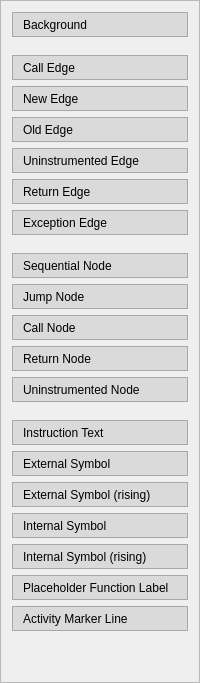
               <widget class="QFrame" name="traceLabelsFrame">
                <property name="maximumSize">
                 <size>
                  <width>200</width>
                  <height>16777215</height>
                 </size>
                </property>
                <property name="styleSheet">
                 <string notr="true"/>
                </property>
                <property name="frameShape">
                 <enum>QFrame::StyledPanel</enum>
                </property>
                <property name="frameShadow">
                 <enum>QFrame::Raised</enum>
                </property>
                <layout class="QVBoxLayout" name="verticalLayout_5">
                 <item>
                  <widget class="QLabel" name="label">
                   <property name="minimumSize">
                    <size>
                     <width>150</width>
                     <height>25</height>
                    </size>
                   </property>
                   <property name="styleSheet">
                    <string notr="true">background-color: rgb(218, 218, 218)</string>
                   </property>
                   <property name="frameShape">
                    <enum>QFrame::StyledPanel</enum>
                   </property>
                   <property name="text">
                    <string>Background</string>
                   </property>
                   <property name="indent">
                    <number>10</number>
                   </property>
                  </widget>
                 </item>
                 <item>
                  <spacer name="verticalSpacer_3">
                   <property name="orientation">
                    <enum>Qt::Vertical</enum>
                   </property>
                   <property name="sizeType">
                    <enum>QSizePolicy::Maximum</enum>
                   </property>
                   <property name="sizeHint" stdset="0">
                    <size>
                     <width>20</width>
                     <height>12</height>
                    </size>
                   </property>
                  </spacer>
                 </item>
                 <item>
                  <widget class="QLabel" name="label_2">
                   <property name="minimumSize">
                    <size>
                     <width>150</width>
                     <height>25</height>
                    </size>
                   </property>
                   <property name="styleSheet">
                    <string notr="true">background-color: rgb(218, 218, 218)</string>
                   </property>
                   <property name="frameShape">
                    <enum>QFrame::StyledPanel</enum>
                   </property>
                   <property name="text">
                    <string>Call Edge</string>
                   </property>
                   <property name="indent">
                    <number>10</number>
                   </property>
                  </widget>
                 </item>
                 <item>
                  <widget class="QLabel" name="label_3">
                   <property name="minimumSize">
                    <size>
                     <width>150</width>
                     <height>25</height>
                    </size>
                   </property>
                   <property name="styleSheet">
                    <string notr="true">background-color: rgb(218, 218, 218)</string>
                   </property>
                   <property name="frameShape">
                    <enum>QFrame::StyledPanel</enum>
                   </property>
                   <property name="lineWidth">
                    <number>1</number>
                   </property>
                   <property name="text">
                    <string>New Edge</string>
                   </property>
                   <property name="margin">
                    <number>0</number>
                   </property>
                   <property name="indent">
                    <number>10</number>
                   </property>
                  </widget>
                 </item>
                 <item>
                  <widget class="QLabel" name="label_4">
                   <property name="minimumSize">
                    <size>
                     <width>150</width>
                     <height>25</height>
                    </size>
                   </property>
                   <property name="styleSheet">
                    <string notr="true">background-color: rgb(218, 218, 218)</string>
                   </property>
                   <property name="frameShape">
                    <enum>QFrame::StyledPanel</enum>
                   </property>
                   <property name="text">
                    <string>Old Edge</string>
                   </property>
                   <property name="indent">
                    <number>10</number>
                   </property>
                  </widget>
                 </item>
                 <item>
                  <widget class="QLabel" name="label_5">
                   <property name="minimumSize">
                    <size>
                     <width>150</width>
                     <height>25</height>
                    </size>
                   </property>
                   <property name="styleSheet">
                    <string notr="true">background-color: rgb(218, 218, 218)</string>
                   </property>
                   <property name="frameShape">
                    <enum>QFrame::StyledPanel</enum>
                   </property>
                   <property name="text">
                    <string>Uninstrumented Edge</string>
                   </property>
                   <property name="indent">
                    <number>10</number>
                   </property>
                  </widget>
                 </item>
                 <item>
                  <widget class="QLabel" name="label_6">
                   <property name="minimumSize">
                    <size>
                     <width>150</width>
                     <height>25</height>
                    </size>
                   </property>
                   <property name="styleSheet">
                    <string notr="true">background-color: rgb(218, 218, 218)</string>
                   </property>
                   <property name="frameShape">
                    <enum>QFrame::StyledPanel</enum>
                   </property>
                   <property name="text">
                    <string>Return Edge</string>
                   </property>
                   <property name="indent">
                    <number>10</number>
                   </property>
                  </widget>
                 </item>
                 <item>
                  <widget class="QLabel" name="label_7">
                   <property name="minimumSize">
                    <size>
                     <width>150</width>
                     <height>25</height>
                    </size>
                   </property>
                   <property name="styleSheet">
                    <string notr="true">background-color: rgb(218, 218, 218)</string>
                   </property>
                   <property name="frameShape">
                    <enum>QFrame::StyledPanel</enum>
                   </property>
                   <property name="text">
                    <string>Exception Edge</string>
                   </property>
                   <property name="indent">
                    <number>10</number>
                   </property>
                  </widget>
                 </item>
                 <item>
                  <spacer name="verticalSpacer_5">
                   <property name="orientation">
                    <enum>Qt::Vertical</enum>
                   </property>
                   <property name="sizeType">
                    <enum>QSizePolicy::Maximum</enum>
                   </property>
                   <property name="sizeHint" stdset="0">
                    <size>
                     <width>20</width>
                     <height>12</height>
                    </size>
                   </property>
                  </spacer>
                 </item>
                 <item>
                  <widget class="QLabel" name="label_8">
                   <property name="minimumSize">
                    <size>
                     <width>150</width>
                     <height>25</height>
                    </size>
                   </property>
                   <property name="styleSheet">
                    <string notr="true">background-color: rgb(218, 218, 218)</string>
                   </property>
                   <property name="frameShape">
                    <enum>QFrame::StyledPanel</enum>
                   </property>
                   <property name="text">
                    <string>Sequential Node</string>
                   </property>
                   <property name="indent">
                    <number>10</number>
                   </property>
                  </widget>
                 </item>
                 <item>
                  <widget class="QLabel" name="label_9">
                   <property name="minimumSize">
                    <size>
                     <width>150</width>
                     <height>25</height>
                    </size>
                   </property>
                   <property name="styleSheet">
                    <string notr="true">background-color: rgb(218, 218, 218)</string>
                   </property>
                   <property name="frameShape">
                    <enum>QFrame::StyledPanel</enum>
                   </property>
                   <property name="text">
                    <string>Jump Node</string>
                   </property>
                   <property name="indent">
                    <number>10</number>
                   </property>
                  </widget>
                 </item>
                 <item>
                  <widget class="QLabel" name="label_10">
                   <property name="minimumSize">
                    <size>
                     <width>150</width>
                     <height>25</height>
                    </size>
                   </property>
                   <property name="styleSheet">
                    <string notr="true">background-color: rgb(218, 218, 218)</string>
                   </property>
                   <property name="frameShape">
                    <enum>QFrame::StyledPanel</enum>
                   </property>
                   <property name="text">
                    <string>Call Node</string>
                   </property>
                   <property name="indent">
                    <number>10</number>
                   </property>
                  </widget>
                 </item>
                 <item>
                  <widget class="QLabel" name="label_11">
                   <property name="minimumSize">
                    <size>
                     <width>150</width>
                     <height>25</height>
                    </size>
                   </property>
                   <property name="styleSheet">
                    <string notr="true">background-color: rgb(218, 218, 218)</string>
                   </property>
                   <property name="frameShape">
                    <enum>QFrame::StyledPanel</enum>
                   </property>
                   <property name="text">
                    <string>Return Node</string>
                   </property>
                   <property name="indent">
                    <number>10</number>
                   </property>
                  </widget>
                 </item>
                 <item>
                  <widget class="QLabel" name="label_12">
                   <property name="minimumSize">
                    <size>
                     <width>150</width>
                     <height>25</height>
                    </size>
                   </property>
                   <property name="styleSheet">
                    <string notr="true">background-color: rgb(218, 218, 218)</string>
                   </property>
                   <property name="frameShape">
                    <enum>QFrame::StyledPanel</enum>
                   </property>
                   <property name="text">
                    <string>Uninstrumented Node</string>
                   </property>
                   <property name="indent">
                    <number>10</number>
                   </property>
                  </widget>
                 </item>
                 <item>
                  <spacer name="verticalSpacer_7">
                   <property name="orientation">
                    <enum>Qt::Vertical</enum>
                   </property>
                   <property name="sizeType">
                    <enum>QSizePolicy::Maximum</enum>
                   </property>
                   <property name="sizeHint" stdset="0">
                    <size>
                     <width>20</width>
                     <height>12</height>
                    </size>
                   </property>
                  </spacer>
                 </item>
                 <item>
                  <widget class="QLabel" name="label_14">
                   <property name="minimumSize">
                    <size>
                     <width>150</width>
                     <height>25</height>
                    </size>
                   </property>
                   <property name="styleSheet">
                    <string notr="true">background-color: rgb(218, 218, 218)</string>
                   </property>
                   <property name="frameShape">
                    <enum>QFrame::StyledPanel</enum>
                   </property>
                   <property name="text">
                    <string>Instruction Text</string>
                   </property>
                   <property name="indent">
                    <number>10</number>
                   </property>
                  </widget>
                 </item>
                 <item>
                  <widget class="QLabel" name="label_15">
                   <property name="minimumSize">
                    <size>
                     <width>150</width>
                     <height>25</height>
                    </size>
                   </property>
                   <property name="styleSheet">
                    <string notr="true">background-color: rgb(218, 218, 218)</string>
                   </property>
                   <property name="frameShape">
                    <enum>QFrame::StyledPanel</enum>
                   </property>
                   <property name="text">
                    <string>External Symbol</string>
                   </property>
                   <property name="indent">
                    <number>10</number>
                   </property>
                  </widget>
                 </item>
                 <item>
                  <widget class="QLabel" name="label_16">
                   <property name="minimumSize">
                    <size>
                     <width>150</width>
                     <height>25</height>
                    </size>
                   </property>
                   <property name="styleSheet">
                    <string notr="true">background-color: rgb(218, 218, 218)</string>
                   </property>
                   <property name="frameShape">
                    <enum>QFrame::StyledPanel</enum>
                   </property>
                   <property name="text">
                    <string>External Symbol (rising)</string>
                   </property>
                   <property name="indent">
                    <number>10</number>
                   </property>
                  </widget>
                 </item>
                 <item>
                  <widget class="QLabel" name="label_17">
                   <property name="minimumSize">
                    <size>
                     <width>150</width>
                     <height>25</height>
                    </size>
                   </property>
                   <property name="styleSheet">
                    <string notr="true">background-color: rgb(218, 218, 218)</string>
                   </property>
                   <property name="frameShape">
                    <enum>QFrame::StyledPanel</enum>
                   </property>
                   <property name="text">
                    <string>Internal Symbol</string>
                   </property>
                   <property name="indent">
                    <number>10</number>
                   </property>
                  </widget>
                 </item>
                 <item>
                  <widget class="QLabel" name="label_18">
                   <property name="minimumSize">
                    <size>
                     <width>150</width>
                     <height>25</height>
                    </size>
                   </property>
                   <property name="styleSheet">
                    <string notr="true">background-color: rgb(218, 218, 218)</string>
                   </property>
                   <property name="frameShape">
                    <enum>QFrame::StyledPanel</enum>
                   </property>
                   <property name="text">
                    <string>Internal Symbol (rising)</string>
                   </property>
                   <property name="margin">
                    <number>0</number>
                   </property>
                   <property name="indent">
                    <number>10</number>
                   </property>
                  </widget>
                 </item>
                 <item>
                  <widget class="QLabel" name="label_13">
                   <property name="minimumSize">
                    <size>
                     <width>0</width>
                     <height>25</height>
                    </size>
                   </property>
                   <property name="styleSheet">
                    <string notr="true">background-color: rgb(218, 218, 218)</string>
                   </property>
                   <property name="frameShape">
                    <enum>QFrame::StyledPanel</enum>
                   </property>
                   <property name="text">
                    <string>Placeholder Function Label</string>
                   </property>
                   <property name="indent">
                    <number>10</number>
                   </property>
                  </widget>
                 </item>
                 <item>
                  <widget class="QLabel" name="label_20">
                   <property name="minimumSize">
                    <size>
                     <width>150</width>
                     <height>25</height>
                    </size>
                   </property>
                   <property name="styleSheet">
                    <string notr="true">background-color: rgb(218, 218, 218)</string>
                   </property>
                   <property name="frameShape">
                    <enum>QFrame::StyledPanel</enum>
                   </property>
                   <property name="text">
                    <string>Activity Marker Line</string>
                   </property>
                   <property name="indent">
                    <number>10</number>
                   </property>
                  </widget>
                 </item>
                 <item>
                  <spacer name="verticalSpacer_11">
                   <property name="orientation">
                    <enum>Qt::Vertical</enum>
                   </property>
                   <property name="sizeHint" stdset="0">
                    <size>
                     <width>20</width>
                     <height>40</height>
                    </size>
                   </property>
                  </spacer>
                 </item>
                </layout>
               </widget>
